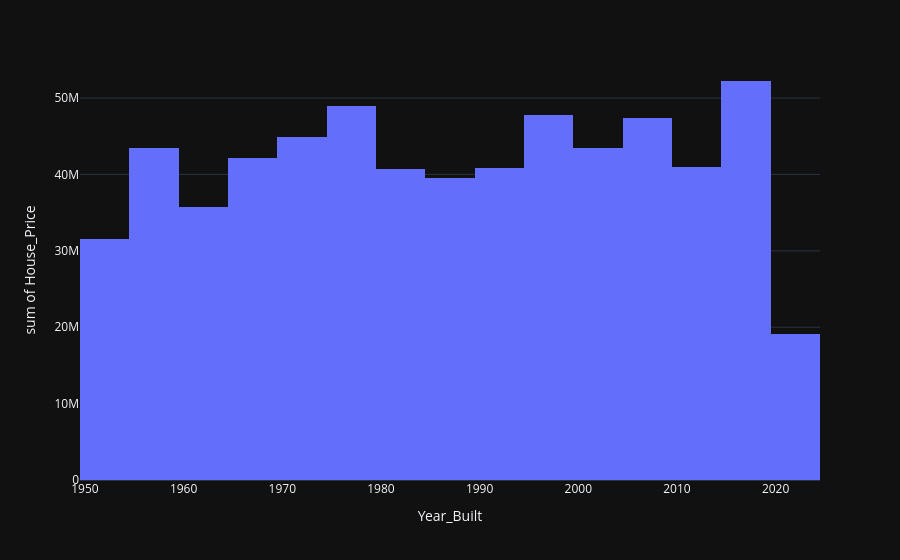

Here is the notebook cell this chart was saved with:
### Code cell
fig = px.histogram(df , x = "Year_Built" , y = "House_Price")
fig.show()

### Figure 1 — Plotly figure (JSON) as saved in the notebook; plotly's stock layout.template omitted (floating-point values rounded to 4 significant figures; data arrays with more than 128 entries replaced by an {"elided": "..."} marker saying what was removed)
{"data": [{"bingroup": "x", "histfunc": "sum", "hovertemplate": "Year_Built=%{x}<br>sum of House_Price=%{y}<extra></extra>", "legendgroup": "", "marker": {"color": "#636efa", "pattern": {"shape": ""}}, "name": "", "orientation": "v", "showlegend": false, "x": {"elided": "1000 int values"}, "xaxis": "x", "y": {"elided": "1000 float values"}, "yaxis": "y", "type": "histogram"}], "layout": {"xaxis": {"anchor": "y", "domain": [0.0, 1.0], "title": {"text": "Year_Built"}}, "yaxis": {"anchor": "x", "domain": [0.0, 1.0], "title": {"text": "sum of House_Price"}}, "legend": {"tracegroupgap": 0}, "margin": {"t": 60}, "barmode": "relative"}}
